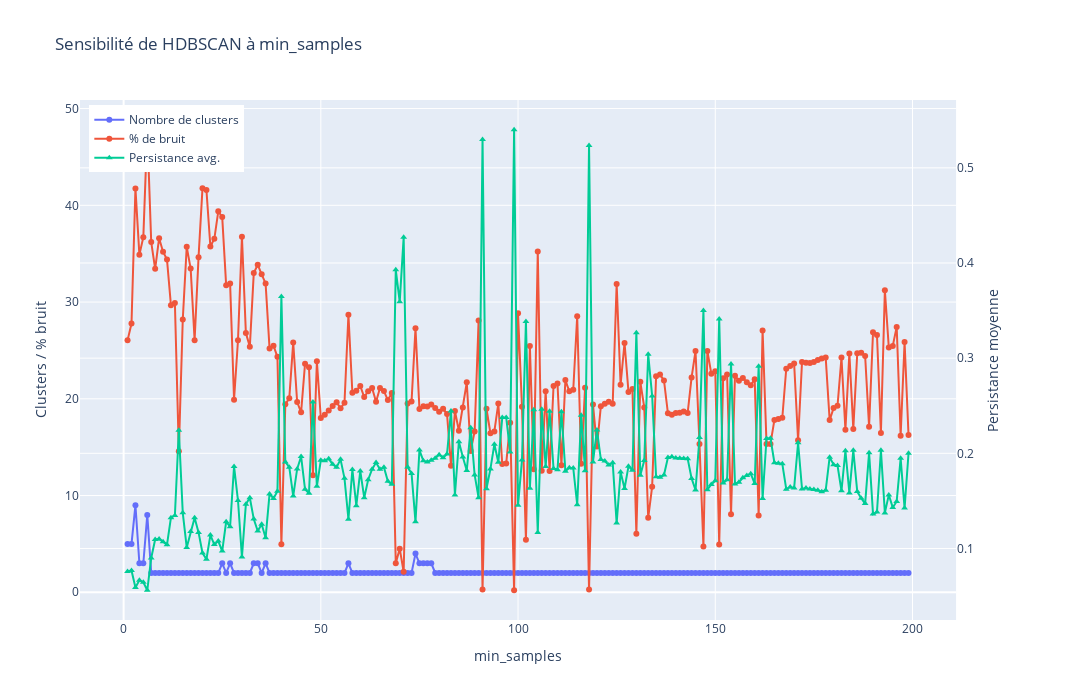

Write notebook code for a chart like this one.
### Markdown cell above
## Perfect result ! But how did we chose 99 as min sample value ?

### Code cell
# (1) Calcul des résultats
min_samples_range = list(range(1, 200))
results = []
for ms in min_samples_range:
    clusterer = hdbscan.HDBSCAN(
        min_cluster_size=100,
        min_samples=ms,
        metric='euclidean',
        prediction_data=True
    )
    labels = clusterer.fit_predict(X)
    n_clusters = len(set(labels) - {-1})
    noise_pct = np.mean(labels == -1) * 100
    avg_persistence = (np.median(clusterer.cluster_persistence_)
                       if clusterer.cluster_persistence_.size > 0 else 0)
    results.append({
        'min_samples': ms,
        'n_clusters': n_clusters,
        'noise_pct': noise_pct,
        'avg_persistence': avg_persistence
    })
df = pd.DataFrame(results)

# (2) Création de la figure interactive
fig = make_subplots(specs=[[{"secondary_y": True}]])

# Trace 1 : nombre de clusters
fig.add_trace(
    go.Scatter(
        x=df['min_samples'],
        y=df['n_clusters'],
        mode='lines+markers',
        name='Nombre de clusters'
    ),
    secondary_y=False
)

# Trace 2 : pourcentage de bruit
fig.add_trace(
    go.Scatter(
        x=df['min_samples'],
        y=df['noise_pct'],
        mode='lines+markers',
        name='% de bruit'
    ),
    secondary_y=False
)

# Trace 3 : persistance moyenne
fig.add_trace(
    go.Scatter(
        x=df['min_samples'],
        y=df['avg_persistence'],
        mode='lines+markers',
        name='Persistance avg.',
        marker_symbol='triangle-up'
    ),
    secondary_y=True
)

# (3) Mise en forme des axes et du layout
fig.update_layout(
    title='Sensibilité de HDBSCAN à min_samples',
    xaxis_title='min_samples',
    legend=dict(x=0.01, y=0.99),
    width=1400, height=700
)
fig.update_yaxes(title_text='Clusters / % bruit', secondary_y=False)
fig.update_yaxes(title_text='Persistance moyenne', secondary_y=True)

# (4) Affichage
fig.show()

### Figure 1 — Plotly figure (JSON) as saved in the notebook; plotly's stock layout.template omitted (floating-point values rounded to 4 significant figures; data arrays with more than 128 entries replaced by an {"elided": "..."} marker saying what was removed)
{"data": [{"mode": "lines+markers", "name": "Nombre de clusters", "type": "scatter", "x": {"elided": "199 int values"}, "xaxis": "x", "y": {"elided": "199 int values"}, "yaxis": "y"}, {"mode": "lines+markers", "name": "% de bruit", "type": "scatter", "x": {"elided": "199 int values"}, "xaxis": "x", "y": {"elided": "199 float values"}, "yaxis": "y"}, {"marker": {"symbol": "triangle-up"}, "mode": "lines+markers", "name": "Persistance avg.", "type": "scatter", "x": {"elided": "199 int values"}, "xaxis": "x", "y": {"elided": "199 float values"}, "yaxis": "y2"}], "layout": {"height": 700, "legend": {"x": 0.01, "y": 0.99}, "title": {"text": "Sensibilité de HDBSCAN à min_samples"}, "width": 1400, "xaxis": {"anchor": "y", "domain": [0, 0.94], "title": {"text": "min_samples"}}, "yaxis": {"anchor": "x", "domain": [0, 1], "title": {"text": "Clusters / % bruit"}}, "yaxis2": {"anchor": "x", "overlaying": "y", "side": "right", "title": {"text": "Persistance moyenne"}}}}
